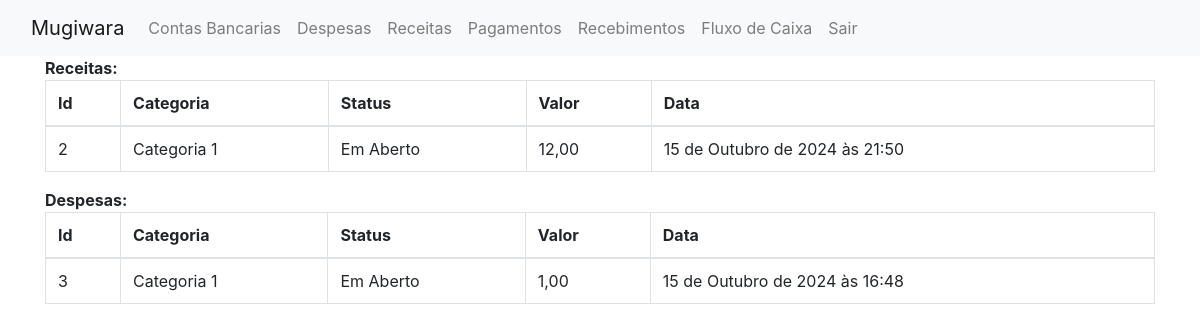
Before: / (signed in) with the older database file.
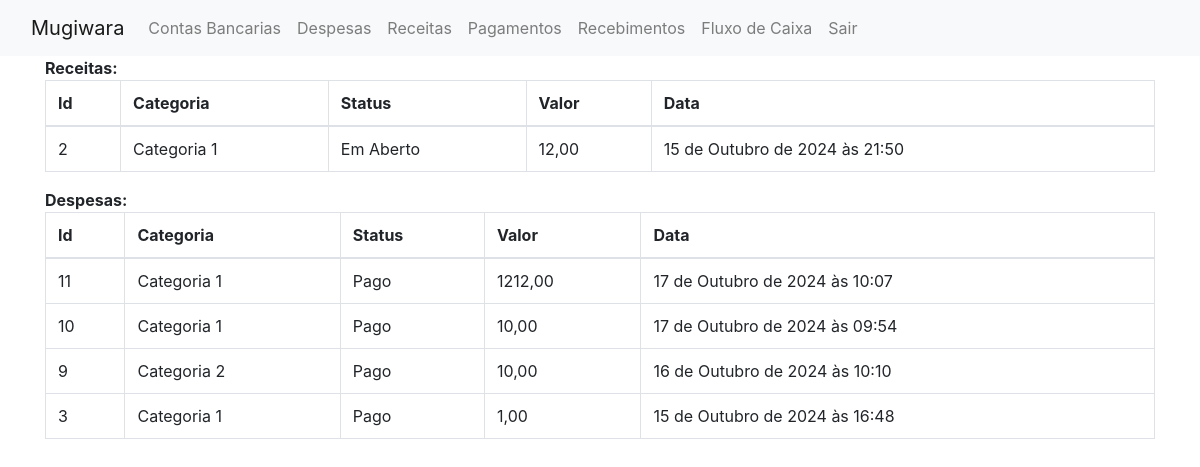
After: the same page with the newer database file.
### mugiwara/models/receita.py (models this page shows, shortened)
class receita(models.Model):
    class status_choices(models.IntegerChoices):
        ABERTO = 1, "Em Aberto"
        PAGO = 2, "Pago"
    class categoria_choices(models.IntegerChoices):
        C1 = 1, "Categoria 1"
        C2 = 2, "Categoria 2"
        C3 = 3, "Categoria 3"
        C4 = 4, "Categoria 4"
    descricao = models.TextField()
    data_vencimento = models.DateField(auto_now=False, auto_now_add=False)
    valor = models.DecimalField(decimal_places=2, max_digits=9)
    categoria = models.IntegerField(
        choices = categoria_choices,
        default = categoria_choices.C1
    )
    status = models.IntegerField(
        choices = status_choices,
        default = status_choices.ABERTO
    )
    created_at = models.DateTimeField(auto_now_add=True)
    class Meta:
        ordering = ['-created_at']

### mugiwara/models/despesa.py (models this page shows, shortened)
class despesa(models.Model):
    class status_choices(models.IntegerChoices):
        ABERTO = 1, "Em Aberto"
        PAGO = 2, "Pago"
    class categoria_choices(models.IntegerChoices):
        C1 = 1, "Categoria 1"
        C2 = 2, "Categoria 2"
        C3 = 3, "Categoria 3"
        C4 = 4, "Categoria 4"
    descricao = models.TextField()
    data_vencimento = models.DateField(auto_now=False, auto_now_add=False)
    valor = models.DecimalField(decimal_places=2, max_digits=9)
    categoria = models.IntegerField(
        choices = categoria_choices,
        default = categoria_choices.C1
    )
    status = models.IntegerField(
        choices = status_choices,
        default = status_choices.ABERTO
    )
    created_at = models.DateTimeField(auto_now_add=True, auto_created=True)
    class Meta:
        ordering = ['-created_at']

### mugiwara/views.py (the view)
# urls.py: path("", views.index, name="index"),
@login_required
def index(request):
    saldo_atual = conta_bancaria.objects.aggregate(saldo_atual=Sum('saldo_atual'))['saldo_atual']
    total_receita = receita.objects.aggregate(total_receita=Sum('valor'))['total_receita']
    total_despesa = despesa.objects.aggregate(total_despesa=Sum('valor'))['total_despesa']
    contas = conta_bancaria.objects.all()
    receitas = receita.objects.all()
    despesas = despesa.objects.all()
    context = {
        'saldo_atual': saldo_atual if saldo_atual else '0,00',
        'total_receita': total_receita if total_receita else '0,00',
        'total_despesa': total_despesa if total_despesa else '0,00',
        'receitas': receitas,
        'despesas': despesas,
        'contas': contas,
    }
    return render(request, "mugiwara/index.html", context)

### mugiwara/templates/mugiwara/index.html (shortened to what this page needs)
{% extends 'layout.html' %}
{% load crispy_forms_tags %}
{% block content %}
<div class='container'>
    <table class="table table-bordered">
        <strong>Receitas: </strong>
        <thead>
            <tr>
                <th scope="col">Id</th>
                <th scope="col">Categoria</th>
                <th scope="col">Status</th>
                <th scope="col">Valor</th>
                <th scope="col">Data</th>
            </tr>
        </thead>
        <tbody>
            {% for receita in receitas %}
                <tr>
                    <td>{{receita.id}}</td>
                    <td>{{receita.get_categoria_display}}</td>
                    <td>{{receita.get_status_display}}</td>
                    <td>{{receita.valor}}</td>
                    <td>{{receita.created_at}}</td>
                </tr>
            {% endfor %}
        </tbody>
    </table>
    <table class="table table-bordered">
        <strong>Despesas: </strong>
        <thead>
            <tr>
                <th scope="col">Id</th>
                <th scope="col">Categoria</th>
                <th scope="col">Status</th>
                <th scope="col">Valor</th>
                <th scope="col">Data</th>
            </tr>
        </thead>
        <tbody>
        {% for despesa in despesas %}
        <tr>
            <td>{{despesa.id}}</td>
            <td>{{despesa.get_categoria_display}}</td>
            <td>{{despesa.get_status_display}}</td>
            <td>{{despesa.valor}}</td>
            <td>{{despesa.created_at}}</td>
        </tr>
        {% endfor %}
        </tbody>
    </table>
</div>
{% endblock %}

Changed rows visible on the page:
added despesa: id "11", categoria "Categoria 1", status "Pago", valor "1212,00", created_at "17 de Outubro de 2024 às 10:07"
added despesa: id "10", categoria "Categoria 1", status "Pago", valor "10,00", created_at "17 de Outubro de 2024 às 09:54"
added despesa: id "9", categoria "Categoria 2", status "Pago", valor "10,00", created_at "16 de Outubro de 2024 às 10:10"
changed despesa "15 de Outubro de 2024 às 16:48": status "Em Aberto" → "Pago"
